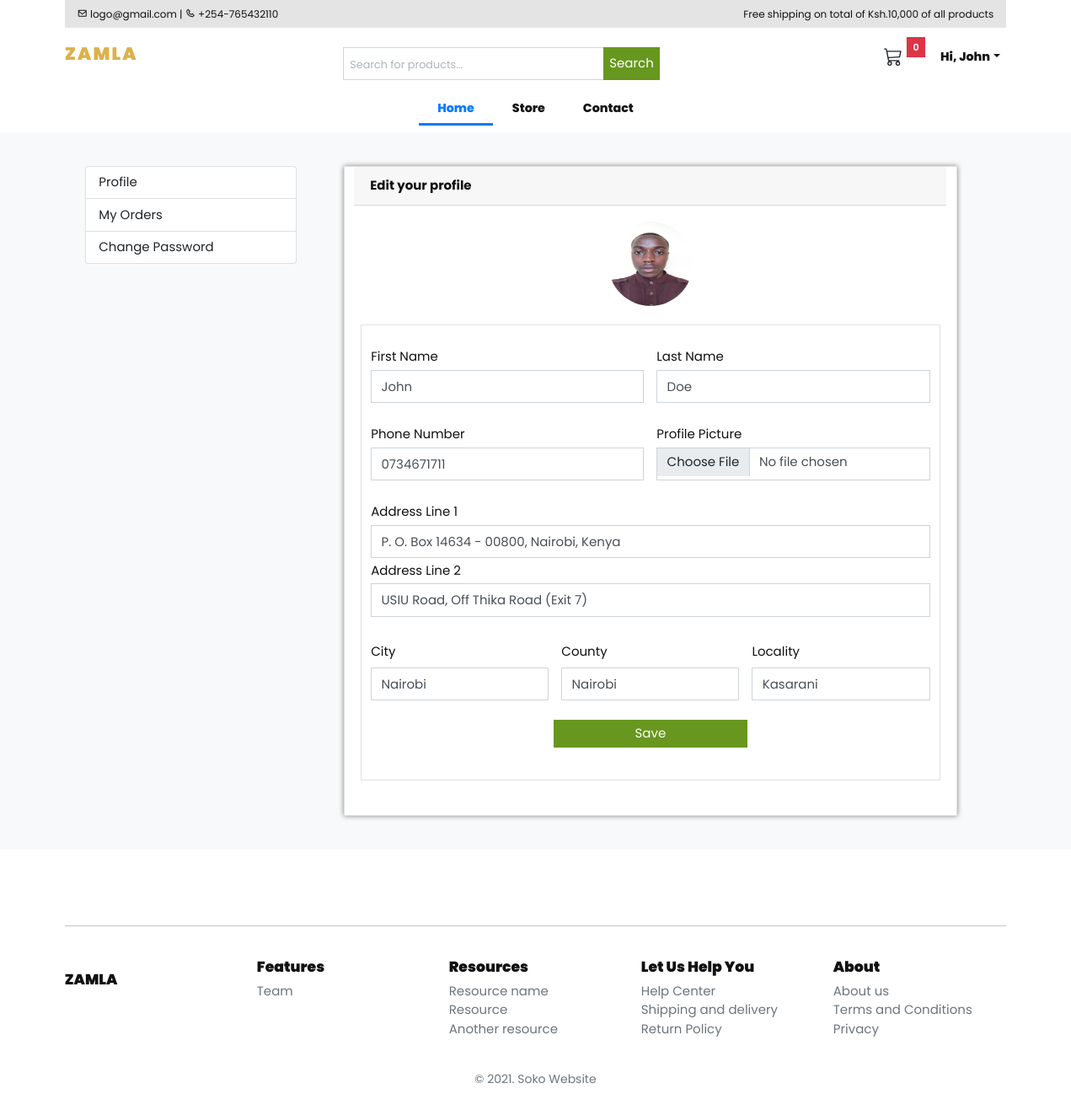
/accounts/edit_profile/ (signed in), run on the app's committed database.
### accounts/models.py (models this page shows, shortened)
class Account(AbstractBaseUser):
    first_name      = models.CharField(max_length=50)
    last_name       = models.CharField(max_length=50)
    username        = models.CharField(max_length=50, unique=True)
    email           = models.EmailField(max_length=100, unique=True)
    phone_number    = models.CharField(max_length=50)
    date_joined     = models.DateTimeField(auto_now_add=True)
    last_login      = models.DateTimeField(auto_now_add=True)
    is_admin        = models.BooleanField(default=False)
    is_staff        = models.BooleanField(default=False)
    is_active        = models.BooleanField(default=False)
    is_superadmin        = models.BooleanField(default=False)
    USERNAME_FIELD = 'email'
    REQUIRED_FIELDS = ['username', 'first_name', 'last_name']
    objects = MyAccountManager()

class UserProfile(models.Model):
    user = models.OneToOneField(Account, on_delete=models.CASCADE)
    address_line_1 = models.CharField(blank=True, max_length=100)
    address_line_2 = models.CharField(blank=True, max_length=100)
    profile_picture = models.ImageField(blank=True, upload_to='userprofile')
    city = models.CharField(blank=True, max_length=20)
    state = models.CharField(blank=True, max_length=20)
    country = models.CharField(blank=True, max_length=20)

### accounts/views.py (the view)
# urls.py: path('edit_profile/', views.edit_profile, name='edit_profile'),
@login_required(login_url='login')
def edit_profile(request):
    userprofile = get_object_or_404(UserProfile, user=request.user)
    if request.method == 'POST':
        user_form = UserForm(request.POST, instance=request.user)
        profile_form = UserProfileForm(request.POST, request.FILES, instance=userprofile)
        if user_form.is_valid() and profile_form.is_valid():
            user_form.save()
            profile_form.save()
            messages.success(request, 'Your profile has been updated.')
            return redirect('edit_profile')
    else:
        user_form = UserForm(instance=request.user)
        profile_form = UserProfileForm(instance=userprofile)
    context = {
        'user_form': user_form,
        'profile_form': profile_form,
        'userprofile': userprofile,
    }
    return render(request, 'accounts/edit_profile.html', context)

### accounts/forms.py
class UserForm(forms.ModelForm):
    class Meta:
        model = Account
        fields = ('first_name', 'last_name', 'phone_number')
    def __init__(self, *args, **kwargs):
        super(UserForm, self).__init__(*args, **kwargs)
        for field in self.fields:
            self.fields[field].widget.attrs['class'] = 'form-control'

class UserProfileForm(forms.ModelForm):
    profile_picture = forms.ImageField(required=False, error_messages = {'invalid':("Image files only")}, widget=forms.FileInput)
    class Meta:
        model = UserProfile
        fields = ('address_line_1', 'address_line_2', 'city', 'state', 'country', 'profile_picture')
    def __init__(self, *args, **kwargs):
        super(UserProfileForm, self).__init__(*args, **kwargs)
        for field in self.fields:
            self.fields[field].widget.attrs['class'] = 'form-control'

### cart/context_processors.py (called while the page is built)
def counter(request):
    cart_count = 0
    if 'admin' in request.path:
        return {}
    else:
        try:
            cart = Cart.objects.filter(cart_id=_cart_id(request))
            if request.user.is_authenticated:
                cart_items = CartItem.objects.all().filter(user=request.user)
            else:
                cart_items = CartItem.objects.all().filter(cart=cart[:1])
            for cart_item in cart_items:
                cart_count += cart_item.quantity
        except Cart.DoesNotExist:
            cart_count = 0
    return dict(cart_count=cart_count)

### cart/views.py (called while the page is built)
def _cart_id(request):
    cart = request.session.session_key
    if not cart:
        cart = request.session.create()
    return cart

### category/context_processors.py (called while the page is built)
def menu_links(request):
    links = Category.objects.all()
    return dict(links=links)

### category/models.py (called while the page is built)
    def get_url(self):
            return reverse('products_by_category', args=[self.slug])

### templates/accounts/edit_profile.html (shortened to what this page needs)
{% extends 'base.html' %}
{% block content %}
<section class="section-conten padding-y bg">
<div class="container">
	<div class="row">
	{% include 'includes/dashboard_sidebar.html' %}
	<article class="card col-lg-8  mx-auto" style="box-Shadow: 0 0 6px grey">
		<header class="card-header">
			<strong class="d-inline-block mr-3">Edit your profile</strong>
		</header>
		<div class="card-body border-0">
			<div class="text-center">
				<img src="{{userprofile.profile_picture.url}}" alt="User Profile Picture" class="thumb-lg rounded-circle">
			</div>
			<br/>
			<div class="row">
				<form class="account-form card mb-4"action="{% url 'edit_profile' %}" method="POST" enctype="multipart/form-data">
					<div>
					<br/>
					<div class="row g-3">
						<div class="col-sm-6 form-group">
							<label class="py-1">First Name</label>
							{{user_form.first_name}}
						</div>
						<div class="col-sm-6 form-group">
							<label class="py-1">Last Name</label>
							{{user_form.last_name}}
						</div>
					</div>
					<br/>
					<div class="row g-3">
						<div class="form-group col-sm-6">
							<label class="py-1">Phone Number</label>
							{{user_form.phone_number}}
						</div>
						<div class="form-group col-sm-6">
							<label class="py-1">Profile Picture</label>
							{{profile_form.profile_picture}}
						</div>
					</div>
					<br/>
					<div class="form-group">
						<label class="py-1">Address Line 1</label>
						{{profile_form.address_line_1}}
					</div>
					<div class="form-group">
						<label class="py-1">Address Line 2</label>
						{{profile_form.address_line_2}}
					</div>
					<br/>
					<div class="row g-3">
						<div class="form-group col-md-4">
							<label class="py-2">City</label>
							{{profile_form.city}}
						</div>
						<div class="form-group col-md-4">
							<label class="py-2">County</label>
							{{profile_form.state}}
						</div>
						<div class="form-group col-md-4">
							<label class="py-2">Locality</label>
							{{profile_form.country}}
						</div>
					</div>
					<br/>
				</div>
				<div class="d-flex justify-content-center">
					<input type="submit" value="Save" class="btn btn-success mb-3 d-flex justify-content-center"/>
				</div>
				<br/>
				</form>
			</div>
		</div>
		</article>
</div>
</div>
</section>
{% endblock %}

### templates/includes/navbar.html (shortened to what this page needs)
{% load static %}
<header>
    <div class="container " >
    <div class="utility-nav d-none d-md-block">
        <div class="row">
        <div class="col-12 col-md-6">
            <p class="small float-start"><em class="bx bx-envelope"></em> logo@gmail.com | <i class="bx bx-phone"></i> +254-765432110
            </p>
        </div>
        <div class="col-12 col-md-6">
            <p class="small float-end">Free shipping on total of Ksh.10,000 of all products</p>
        </div>
        </div>
    </div>
    <nav class="navbar navbar-expand-md navbar-light bg-light main-menu px-0" style="box-shadow:none">
    <div class="container p-0">
        <a class="" href="{% url 'home' %}">
        <h4 class="font-weight-bold text-uppercase py-2">Zamla</h4>
        </a>
        <div class="collapse navbar-collapse">
        <form class="form-inline my-2 my-lg-0 mx-auto pt-3" action="{% url 'search' %}" class="search" method='GET'>
            <div class="input-group w-100 d-flex flex-nowrap bd-highlight">
                <input type="text" class="form-control order-1 p-2 bd-highlight" style="width:50%;" placeholder="Search for products..." name="keyword"/>
				<button class="btn btn-success my-2 my-sm-0 order-2 p-2 bd-highlight" type="submit">Search</i></button>
			</div>
        </form>
        <ul class="navbar-nav">
            <li class="nav-item pe-3">
                <a class="btn btn-outline-body bg-body border-0 basket-btn" href="{% url 'cart' %}">
                    <div id="basket-qty" class="basket-qty ">
                        <span class="position-absolute top-0 start-100 translate-middle p-1 bg-danger border border-light px-2 py-1">
                            {{cart_count}}
                        </span>
                    </div>
                    <div>
                    </div>
                </a>
            </li>
            {% if user.id is None %}
            <li class="nav-item"><a class="nav-link" href="{% url 'login' %}">Login</a></li>
            <li class="nav-item"><a class="nav-link" href="{% url 'register' %}">Register</a></li>
            {% else %}
                <li class="nav-item dropdown"><a class="nav-link dropdown-toggle" id="pagesDropdown" href="#" data-toggle="dropdown" aria-haspopup="true" aria-expanded="false">Hi, {{user.first_name}}</a>
                </li>
            {% endif %}
        </ul>
        </div>
    </div>
    </nav>
    <nav class="navbar navbar-expand-md navbar-light bg-light sub-menu" style="box-shadow:none">
    <div class="container p-0">
        <div class="collapse navbar-collapse" id="navbar">
        <ul class="navbar-nav mx-auto">
            <li class="nav-item active">
                <a class="nav-link" href="{% url 'home' %}">Home</a>
            </li>
            <li class="nav-item">
                <a class="nav-link" href="{% url 'store' %}">Store</a>
            </li>
            <li class="nav-item">
                <a class="nav-link" >Contact</a>
            </li>
        </ul>
        </div>
    </div>
    </nav>
</div>
</header>

### static/css/style.css (style rules this page uses)
.form-control { height: calc(2.5rem + 2px); padding: 0.5rem 1.5rem; font-size: 1rem; line-height: 1.5; border-radius: 0.3rem; }
.btn { font-size: 1rem; padding: 0.5rem 0.75rem; font-size: 1rem; line-height: 1.5; border-radius: 0.25rem; }
.form-inline .form-control { border-top-right-radius: 0; border-bottom-right-radius: 0; }
.form-inline .btn { border-top-left-radius: 0; border-bottom-left-radius: 0; }
.basket-qty { color: #fff; background: #d42114; border: 2px solid #fff; text-align: center; font-size: 11px; position: absolute; box-sizing: content-box; font-weight: 600; display: flex; justify-content: center; align-items: center; top: 0.3rem; right: 0.3rem; }
.basket-btn { position: relative; }
@media (min-width: 768px) { .form-inline .form-control { width: 210px; } }
@media (min-width: 992px) { .form-inline .form-control { width: 440px; } }
@media (min-width: 1200px) { .form-inline .form-control { width: 600px; } }
.sub-menu.navbar-light .navbar-nav .active > .nav-link, .sub-menu.navbar-light .navbar-nav .nav-link.active, .sub-menu.navbar-light .navbar-nav .nav-link.show, .sub-menu.navbar-light .navbar-nav .show > .nav-link { border-bottom: 3px solid #007bff; color: #007bff; }
.main-menu { position: relative; z-index: 3; }
.sub-menu { position: relative; z-index: 2; padding: 0 1rem; }
@media (min-width: 768px) { .sub-menu { padding: 0 1rem; } }
@media (min-width: 768px) { .sub-menu.navbar-expand-md .navbar-nav .nav-link { padding: 0.5rem 1.5rem; } }
.navbar.bg-light { background: #fff !important; box-shadow: 0px 2px 15px 0px rgba(0, 0, 0, 0.1); }
section { padding: 6rem; background: #e4e4e4; margin-bottom: 30px; position: relative; z-index: 1; }
.utility-nav { background: #e4e4e4; padding: 0.5rem 1rem; }
.utility-nav p { margin-bottom: 0; }

### static/css/style.default.css (style rules this page uses)
strong { font-weight: 700; }
.text-uppercase { text-transform: uppercase; letter-spacing: 0.1em; }
.border { border: 1px solid #dee2e6 !important; }
.border-light { border-color: #f8f9fa !important; }
.navbar { padding: 0.5rem 1rem; }
.navbar-light .navbar-nav .nav-link { color: rgba(17, 17, 17, 0.99); font-weight: 800; font-size: 0.95rem; transition: all 0.3s; }
.navbar-light .navbar-nav .show > .nav-link, .navbar-light .navbar-nav .active > .nav-link, .navbar-light .navbar-nav .nav-link.show, .navbar-light .navbar-nav .nav-link.active { color: #dcb14a; }
.btn { font-weight: 400; border: 1px solid transparent; font-family: inherit; padding: 0.375rem 1.5rem; font-size: 1rem; line-height: 1.5; border-radius: 0; transition: color 0.15s ease-in-out, background-color 0.15s ease-in-out, border-color 0.15s ease-in-out, box-shadow 0.15s ease-in-out; }
.btn-success { color: #fff; background-color: #28a745; border-color: #28a745; }
body { font-family: "Libre Franklin", sans-serif; font-size: 1rem; font-weight: 400; line-height: 1.5; color: #111111; background-color: #fff; }
a { color: #dcb14a; text-decoration: none; }
h1, h2, h3, h4, h5, h6, .h1, .h2, .h3, .h4, .h5, .h6 { margin-bottom: 0.5rem; font-family: inherit; font-weight: 900; line-height: 1.2; color: inherit; }
h4, .h4 { font-size: 1.4rem; }
small, .small { font-size: 80%; font-weight: 400; }
.bg-danger { background-color: #dc3545 !important; }
.bg-light { background-color: #f8f9fa !important; }
.form-control { padding: 0.375rem 0.75rem; font-size: 1rem; line-height: 1.5; color: #495057; background-color: #fff; border: 1px solid #ced4da; border-radius: 0; transition: border-color 0.15s ease-in-out, box-shadow 0.15s ease-in-out; }
.form-control::placeholder { color: #adb5bd; font-size: 0.85rem; font-weight: 400; }
.card { background-color: #fff; border: 1px solid rgba(17, 17, 17, 0.125); border-radius: 0; }
.card-body { padding: 1.25rem; }
.card-header { padding: 0.75rem 1.25rem; background-color: rgba(17, 17, 17, 0.03); border-bottom: 1px solid rgba(17, 17, 17, 0.125); }
.card-header:first-child { border-radius: calc(0 - 1px) calc(0 - 1px) 0 0; }

### static/css/ui.css (style rules this page uses)
html { font-family: "Inter", sans-serif; font-size: 15px; }
.padding-y { padding-top: 40px; padding-bottom: 40px; }
article:after, .form-group:after { display: block; clear: both; content: ""; }
.bg { background-color: #f8f9fa; }
p:last-child { margin-bottom: 0; }

### data on the page
Account: first_name "John", last_name "Doe", phone_number "0734671711"
UserProfile: profile_picture (picture), address_line_1 "P. O. Box 14634 - 00800, Nairobi, Kenya", address_line_2 "USIU Road, Off Thika Road (Exit 7)", city "Nairobi", state "Nairobi", country "Kasarani"

### other printed values
{{ cart_count }} "0"
